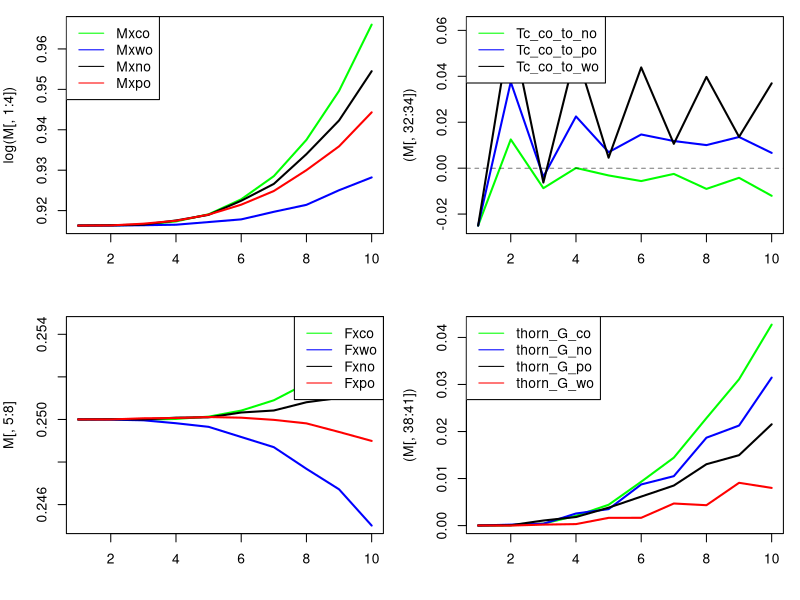
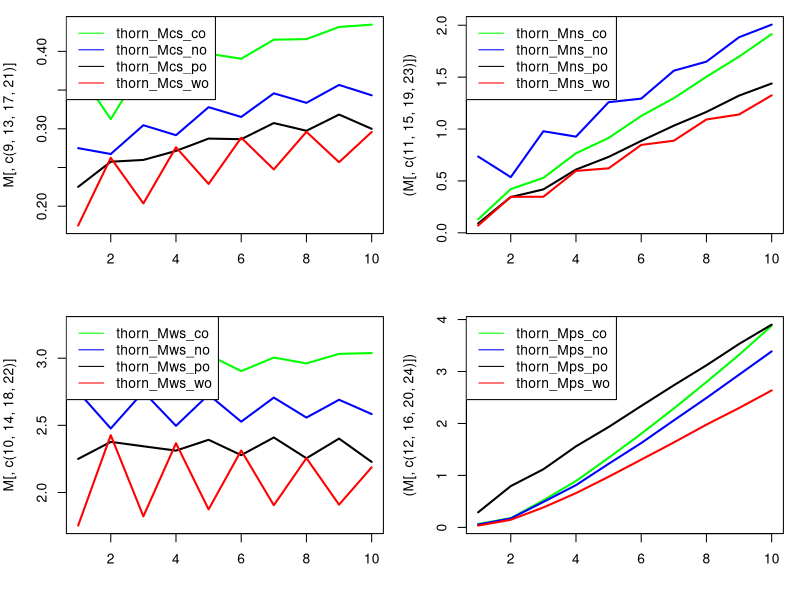

Write the R code that produced these figures, in order.
# R version of Thornley allcoation model (TAM) as in Thornley and Parsons 2014. J. Theor. Biol. 342: 1-14
# Rewritten to include elements of Thornley 1998 modelling shoot-root relations. The only way forward (https://doi.org/10.1006/anbo.1997.0529) 
# Author: Steven Higgins
# Author: Re-coded to add source sink dynamics and remove predefined allocation by Liam Langan 20.11.2017
# This version with carbon organ, nitrogen organ, phosphorus organ and water organ 
###############################################################################

## LL NOTE for OSX users:
## running "ssh-add ~/.ssh/id_rsa" in the terminal allows RStudio Github communication via the ssh passkey
## 

# Because in TAM allocation coeffs act on Mx the total biomass, there is no need for a storage pool

## initial values for fractions of structural dry matter in shoot, root, mycor
# thorn_Fxsh_t0 = 0.2;
# thorn_Fxrt_t0 = 0.3;
# thorn_Fxmy_t0 = 0.5;
## initial values for mass of structural dry matter in rt, sh, my
size.factor<-0.1;

thorn_Mxco_t0 = 0.25/size.factor;
thorn_Mxno_t0 = 0.25/size.factor;
thorn_Mxpo_t0 = 0.25/size.factor; #Thornley uses has 0.5
thorn_Mxwo_t0 = 0.25/size.factor; #Thornley uses has 0.5

## intitial values for mass of substrates C,N,P for carbon organ
thorn_Mcs_co_t0 = 0.025/size.factor;
thorn_Mns_co_t0 = 0.01/size.factor;
thorn_Mps_co_t0 = 0.005/size.factor;
thorn_Mws_co_t0 = 0.25/size.factor;

## intitial values for mass of substrates C,N,P for nitrogen organ
thorn_Mcs_no_t0 = 0.025/size.factor;
thorn_Mns_no_t0 = 0.01/size.factor;
thorn_Mps_no_t0 = 0.005/size.factor;
thorn_Mws_no_t0 = 0.25/size.factor;

## intitial values for mass of substrates C,N,P for phosphorus organ
thorn_Mcs_po_t0 = 0.025/size.factor;
thorn_Mns_po_t0 = 0.01/size.factor;
thorn_Mps_po_t0 = 0.005/size.factor;
thorn_Mws_po_t0 = 0.25/size.factor;

## intitial values for mass of substrates C,N,P for water organ
thorn_Mcs_wo_t0 = 0.025/size.factor;
thorn_Mns_wo_t0 = 0.01/size.factor;
thorn_Mps_wo_t0 = 0.005/size.factor;
thorn_Mws_wo_t0 = 0.25/size.factor;

## upktake rates of C,N,P

#default to go back to
base =  0.0002*100; #aDGVM produces numbers around 0.00001 to 0.001 for C_net/plant_mass
thorn_Kc  = base*1.0;
thorn_Kw  = 0.0015;
thorn_Kn  = 0.25;
thorn_Kp  = 0.1;
# thorn_Kw  = base*0.0015;
# thorn_Kn  = base*0.25;
# thorn_Kp  = base*0.1;

#fiddle with these ones
#genernally varying these K by factors of 10% to 200% is probably what we want to do to represent
#limitation/abundance of carbon, water, N, P.
#play with these to convince yourself that allocation responds as you would expect to variation in uptake parameters
#I think its possible to get the model to produce reasonable C:N and N:P ratios

#base =  0.0002*100; #TTR numbers around 0.00001 to 0.001
#thorn_Kc  = base*1.0; #TTR numbers around 0.00001 to 0.001
#thorn_Kw  = base*0.00015;
#thorn_Kn  = base*0.25;
#thorn_Kp  = base*0.1;

#product inhibittion, not used
#thorn_Jcs = 0.03;
#thorn_Jns = 0.01;
#thorn_Jps = 0.005;
#thorn_Jws = 0.003;


## Fractions of C, N, P in structural dry matter 
#first three are as in Thornley, Fwx is calibrated, higher values do not work
# so Fwx is artificial. Maybe we have to think of this as water used in metabolism?
thorn_Fcx = 0.4;
thorn_Fnx = 0.02;
thorn_Fpx = 0.005;
thorn_Fwx = 0.0001;


## other constants
thorn_q = 0.5;     #control parameter for allocation
#thorn_Kg = 200	; #structural growth rate constant; Thornley uses 200000
thorn_Kg = 0.1	; #structural growth rate constant; Thornley uses 200000

mycol=c("green","blue","black","red")

#---start model----

#set initial states
#for aDGVM this will have to go in the section that creates a new individual
## STATE VARIABLE initial values for mass of structural dry matter in rt, sh, my
thorn_Mxco = thorn_Mxco_t0;
thorn_Mxwo = thorn_Mxwo_t0;
thorn_Mxno = thorn_Mxno_t0;
thorn_Mxpo = thorn_Mxpo_t0;
## STATE VARIABLE initial values for mass of substrate C,N,P
thorn_Mcs_co = thorn_Mcs_co_t0;
thorn_Mns_co = thorn_Mns_co_t0;
thorn_Mps_co = thorn_Mps_co_t0;
thorn_Mws_co = thorn_Mws_co_t0;

thorn_Mcs_no = thorn_Mcs_no_t0;
thorn_Mns_no = thorn_Mns_no_t0;
thorn_Mps_no = thorn_Mps_no_t0;
thorn_Mws_no = thorn_Mws_no_t0;

thorn_Mcs_po = thorn_Mcs_po_t0;
thorn_Mns_po = thorn_Mns_po_t0;
thorn_Mps_po = thorn_Mps_po_t0;
thorn_Mws_po = thorn_Mws_po_t0;

thorn_Mcs_wo = thorn_Mcs_po_t0;
thorn_Mns_wo = thorn_Mns_po_t0;
thorn_Mps_wo = thorn_Mps_po_t0;
thorn_Mws_wo = thorn_Mws_po_t0;

thorn_Mx_t0 = thorn_Mxco_t0 + thorn_Mxno_t0 + thorn_Mxpo_t0 + thorn_Mxwo_t0;

## AUX VARIABLE initial values for concentrations of substrates C,N,P
thorn_Cs_co = thorn_Mcs_co_t0/thorn_Mxco;
thorn_Ns_co = thorn_Mns_co_t0/thorn_Mxco;
thorn_Ps_co = thorn_Mps_co_t0/thorn_Mxco;
thorn_Ws_co = thorn_Mws_co_t0/thorn_Mxco;

thorn_Cs_no = thorn_Mcs_no_t0/thorn_Mxno;
thorn_Ns_no = thorn_Mns_no_t0/thorn_Mxno;
thorn_Ps_no = thorn_Mps_no_t0/thorn_Mxno;
thorn_Ws_no = thorn_Mws_no_t0/thorn_Mxno;

thorn_Cs_po = thorn_Mcs_po_t0/thorn_Mxpo;
thorn_Ns_po = thorn_Mns_po_t0/thorn_Mxpo;
thorn_Ps_po = thorn_Mps_po_t0/thorn_Mxpo;
thorn_Ws_po = thorn_Mws_po_t0/thorn_Mxpo;

thorn_Cs_wo = thorn_Mcs_wo_t0/thorn_Mxwo;
thorn_Ns_wo = thorn_Mns_wo_t0/thorn_Mxwo;
thorn_Ps_wo = thorn_Mps_wo_t0/thorn_Mxwo;
thorn_Ws_wo = thorn_Mws_wo_t0/thorn_Mxwo;

## AUX VARIABLE initial values for fractions of structural dry matter in shoot, root, mycor
thorn_Fxco = thorn_Mxco_t0/thorn_Mx_t0;
thorn_Fxwo = thorn_Mxwo_t0/thorn_Mx_t0;
thorn_Fxno = thorn_Mxno_t0/thorn_Mx_t0;
thorn_Fxpo = thorn_Mxpo_t0/thorn_Mx_t0;


#R only make a matrix to store the variables for plotting
#n.steps<-360*10
n.steps<-10
M<-matrix(0,nrow=n.steps,ncol=41)


## the for loop
for(i in 1:n.steps) {
  
  thorn_Mx = thorn_Mxco + thorn_Mxwo + thorn_Mxno + thorn_Mxpo ; #3
  
  ##---------------------------------------------------------------------------------------------
  ## adding substrate transport between pools following Thornley (1998). Substrates will be transported
  ## between plants compartments based on concentration differences and resistances. 
  ## This avoids the issue of reduced allocation as this model does not allocate growth, growth of each compartment is 
  ## indipenaent of the others but it allows every compartment to be both a source and a sink. Should an individual be top-killed
  ## i.e. loss of the carbon organ and substrates contained within, C, N, P and W will be transported from all other organs until 
  ## there is no concentration difference. This increases carbon organ growth and decreases growth in all other compartments. 
  
  # these are specific transport resistances for substrates
  # I'm assuming they are equal for all substrates and transport directions. 
  p_co = p_no = p_po = p_wo =1; # eq.4 Thornley 1998 
  
  q = 1 # eq.4 scaling parameter "which, presumably, is a function of plant architecture" (Thornley 1998)
  
  # Transport resistance of each compartment 
  res_co = p_co / (thorn_Mxco)^q; # eq.4 Thornley 1998 
  res_no = p_no / (thorn_Mxno)^q; # eq.4 Thornley 1998 
  res_po = p_po / (thorn_Mxpo)^q; # eq.4 Thornley 1998 
  res_wo = p_wo / (thorn_Mxwo)^q; # eq.4 Thornley 1998 
  
  # Transport of substrates between compartments. Here I extend Thornley uni-directional model to 
  # make it bi-directional. 
  # NOTE: this is not complete - I need to include transport between other compartments i.e. Po to Wo, Po to No, Wo to No for C,N,P & W.
  
  # carbon transport
  Tc_co_to_no = thorn_Cs_co - thorn_Cs_no / (res_co + res_no) # transport of carbon substrate from the carbon organ to the nitrogen organ
  Tc_co_to_po = thorn_Cs_co - thorn_Cs_po / (res_co + res_po) # transport of carbon substrate from the carbon organ to the phosphorus organ
  Tc_co_to_wo = thorn_Cs_co - thorn_Cs_wo / (res_co + res_wo) # transport of carbon substrate from the carbon organ to the water organ
  
  Tc_no_to_po = thorn_Cs_no - thorn_Cs_po / (res_no + res_po) # transport of carbon substrate from the nitrogen organ to the phosphorus organ
  Tc_no_to_wo = thorn_Cs_no - thorn_Cs_wo / (res_no + res_wo) # transport of carbon substrate from the nitrogen organ to the water organ
  Tc_po_to_wo = thorn_Cs_po - thorn_Cs_wo / (res_po + res_wo) # transport of carbon substrate from the phosphorus organ to the water organ

  print(c("Tc_c_n", "Tc_c_p", "Tc_c_w", "Tc_n_p", "Tc_n_w", "Tc_p_w"))
  print(round(c(Tc_co_to_no, Tc_co_to_po, Tc_co_to_wo, Tc_no_to_po, Tc_no_to_wo, Tc_po_to_wo),2))
  
  # nitrogen transport
  Tn_co_to_no = thorn_Ns_co - thorn_Ns_no / (res_co + res_no) # transport of nitrogen substrate from the carbon organ to the nitrogen organ
  Tn_co_to_po = thorn_Ns_co - thorn_Ns_po / (res_co + res_po) # transport of nitrogen substrate from the carbon organ to the phosphorus organ
  Tn_co_to_wo = thorn_Ns_co - thorn_Ns_wo / (res_co + res_wo) # transport of nitrogen substrate from the carbon organ to the water organ
  
  Tn_no_to_po = thorn_Ns_no - thorn_Ns_po / (res_no + res_po) # transport of nitrogen substrate from the nitrogen organ to the phosphorus organ
  Tn_no_to_wo = thorn_Ns_no - thorn_Ns_wo / (res_no + res_wo) # transport of nitrogen substrate from the nitrogen organ to the water organ
  Tn_po_to_wo = thorn_Ns_po - thorn_Ns_wo / (res_po + res_wo) # transport of nitrogen substrate from the phosphorus organ to the water organ
  # phosphorus transport
  Tp_co_to_no = thorn_Ps_co - thorn_Ps_no / (res_co + res_no) # transport of phosphorus substrate from the carbon organ to the nitrogen organ
  Tp_co_to_po = thorn_Ps_co - thorn_Ps_po / (res_co + res_po) # transport of phosphorus substrate from the carbon organ to the phosphorus organ
  Tp_co_to_wo = thorn_Ps_co - thorn_Ps_wo / (res_co + res_wo) # transport of phosphorus substrate from the carbon organ to the water organ
  
  Tp_no_to_po = thorn_Ps_no - thorn_Ps_po / (res_no + res_po) # transport of phosphorus substrate from the nitrogen organ to the phosphorus organ
  Tp_no_to_wo = thorn_Ps_no - thorn_Ps_wo / (res_no + res_wo) # transport of phosphorus substrate from the nitrogen organ to the water organ
  Tp_po_to_wo = thorn_Ps_po - thorn_Ps_wo / (res_po + res_wo) # transport of phosphorus substrate from the phosphorus organ to the water organ
  # water transport
  Tw_co_to_no = thorn_Ws_co - thorn_Ws_no / (res_co + res_no) # transport of water substrate from the carbon organ to the nitrogen organ
  Tw_co_to_po = thorn_Ws_co - thorn_Ws_po / (res_co + res_po) # transport of water substrate from the carbon organ to the phosphorus organ
  Tw_co_to_wo = thorn_Ws_co - thorn_Ws_wo / (res_co + res_wo) # transport of water substrate from the carbon organ to the water organ
  
  Tw_no_to_po = thorn_Ws_no - thorn_Ws_po / (res_no + res_po) # transport of water substrate from the carbon organ to the nitrogen organ
  Tw_no_to_wo = thorn_Ws_no - thorn_Ws_wo / (res_no + res_wo) # transport of water substrate from the carbon organ to the phosphorus organ
  Tw_po_to_wo = thorn_Ws_po - thorn_Ws_wo / (res_po + res_wo) # transport of water substrate from the carbon organ to the water organ
  ##---------------------------------------------------------------------------------------------
  # print(round(c(thorn_lambda_sh,thorn_lambda_rt,thorn_lambda_my,thorn_lambda_rw),2))
  # print(sum(c(thorn_lambda_sh,thorn_lambda_rt,thorn_lambda_my,thorn_lambda_rw)))
  ## do I need to redefine this for each compartment? yes yes I do... no no I dont
  thorn_Uc = thorn_Kc * thorn_Mxco;
  thorn_Un = thorn_Kn * thorn_Mxno;
  thorn_Up = thorn_Kp * thorn_Mxpo;
  thorn_Uw = thorn_Kw * thorn_Mxwo;
  
  ## make sure thorn_G is the right size. you can get this right through thorn_Kg which is a pure calibration parameter, 
  ## but also by making sure the substrate cocentrations are reasonable
  thorn_G_co = thorn_Kg*thorn_Mxco*thorn_Cs_co*thorn_Ns_co*thorn_Ps_co*thorn_Ws_co ; # see 13 and 12
  thorn_G_no = thorn_Kg*thorn_Mxno*thorn_Cs_no*thorn_Ns_no*thorn_Ps_no*thorn_Ws_no ; # see 13 and 12
  thorn_G_po = thorn_Kg*thorn_Mxpo*thorn_Cs_po*thorn_Ns_po*thorn_Ps_po*thorn_Ws_po ; # see 13 and 12
  thorn_G_wo = thorn_Kg*thorn_Mxwo*thorn_Cs_wo*thorn_Ns_wo*thorn_Ps_wo*thorn_Ws_wo ; # see 13 and 12
  
  thorn_Mcs_co = max(0.0001, thorn_Mcs_co + thorn_Uc - thorn_Fcx * thorn_G_co - Tc_co_to_no - Tc_co_to_po - Tc_co_to_wo);
  thorn_Mns_co = max(0.0001, thorn_Mns_co - thorn_Fnx * thorn_G_co - Tn_co_to_no - Tn_co_to_po - Tn_co_to_wo);
  thorn_Mps_co = max(0.0001, thorn_Mps_co - thorn_Fpx * thorn_G_co - Tp_co_to_no - Tp_co_to_po - Tp_co_to_wo);
  thorn_Mws_co = max(0.0001, thorn_Mws_co - thorn_Fwx * thorn_G_co - Tw_co_to_no - Tw_co_to_po - Tw_co_to_wo);
  
  thorn_Mcs_no = max(0.0001, thorn_Mcs_no - thorn_Fcx * thorn_G_no - Tc_no_to_po - Tc_no_to_wo + Tc_co_to_no);
  thorn_Mns_no = max(0.0001, thorn_Mns_no + thorn_Un - thorn_Fnx * thorn_G_no + Tn_co_to_no - Tn_no_to_po - Tn_no_to_wo);
  thorn_Mps_no = max(0.0001, thorn_Mps_no - thorn_Fpx * thorn_G_no - Tp_no_to_po - Tp_no_to_wo + Tp_co_to_no);
  thorn_Mws_no = max(0.0001, thorn_Mws_no - thorn_Fwx * thorn_G_no - Tw_no_to_po - Tw_no_to_wo + Tw_co_to_no);
  
  thorn_Mcs_po = max(0.0001, thorn_Mcs_po - thorn_Fcx * thorn_G_po - Tc_po_to_wo + Tc_no_to_po + Tc_co_to_po);
  thorn_Mns_po = max(0.0001, thorn_Mns_po - thorn_Fnx * thorn_G_po - Tn_po_to_wo + Tn_no_to_po + Tn_co_to_po);
  thorn_Mps_po = max(0.0001, thorn_Mps_po + thorn_Up - thorn_Fnx * thorn_G_po - Tn_po_to_wo + Tn_no_to_po + Tn_co_to_po);
  thorn_Mws_po = max(0.0001, thorn_Mws_po - thorn_Fwx * thorn_G_po - Tw_po_to_wo + Tw_no_to_po + Tw_co_to_po);
  
  thorn_Mcs_wo = max(0.0001, thorn_Mcs_wo - thorn_Fcx * thorn_G_wo + Tc_co_to_wo + Tc_no_to_wo + Tc_po_to_wo);
  thorn_Mns_wo = max(0.0001, thorn_Mns_wo - thorn_Fnx * thorn_G_wo + Tn_co_to_wo + Tn_no_to_wo + Tn_po_to_wo);
  thorn_Mps_wo = max(0.0001, thorn_Mps_wo - thorn_Fpx * thorn_G_wo + Tp_co_to_wo + Tp_no_to_wo + Tp_po_to_wo);
  thorn_Mws_wo = max(0.0001, thorn_Mws_wo + thorn_Uw - thorn_Fwx * thorn_G_wo + Tw_co_to_wo + Tw_no_to_wo + Tw_po_to_wo);
  
  # thorn_Mcs = max(0, thorn_Mcs + thorn_Uc - thorn_Fcx * thorn_G); # 12
  # thorn_Mns = max(0, thorn_Mns + thorn_Un - thorn_Fnx * thorn_G); # 12
  # thorn_Mps = max(0, thorn_Mps + thorn_Up - thorn_Fpx * thorn_G); # 12
  # thorn_Mws = max(0, thorn_Mws + thorn_Uw - thorn_Fwx * thorn_G); # 12
  
  thorn_Mxco = max(0.0001, thorn_Mxco + thorn_G_co) ;# 13
  thorn_Mxno = max(0.0001, thorn_Mxno + thorn_G_no) ;# 13
  thorn_Mxpo = max(0.0001, thorn_Mxpo + thorn_G_po) ;# 13
  thorn_Mxwo = max(0.0001, thorn_Mxwo + thorn_G_wo) ;# 13
  
  thorn_Mx = thorn_Mxco + thorn_Mxwo + thorn_Mxno + thorn_Mxpo ; #3
  
  # thorn_Uc = (thorn_Kc * thorn_Mxco) / (1 + thorn_Cs/thorn_Jcs)
  # thorn_Uw = (thorn_Kw * thorn_Mxwo) / (1 + thorn_Ws/thorn_Jws)
  # thorn_Un = (thorn_Kn * thorn_Mxno) / (1 + thorn_Ns/thorn_Jns)
  # thorn_Up = (thorn_Kp * thorn_Mxpo) / (1 + thorn_Ps/thorn_Jps)
  
  #use this code to simulate a loss in shoots e.g in fire
  # if(i == 1000)
  # {
  # 	thorn_Mxco = thorn_Mxco*0.5;
  # 	thorn_Mcs = thorn_Mcs*0.5;
  # 	thorn_Mns = thorn_Mns*0.5;
  #  thorn_Mps = thorn_Mps*0.5;
  # 	thorn_Mws = thorn_Mws*0.5;
  # }
  
  thorn_Cs_co = thorn_Mcs_co/thorn_Mxco; #2
  thorn_Ns_co = thorn_Mns_co/thorn_Mxco; #2
  thorn_Ps_co = thorn_Mps_co/thorn_Mxco; #2
  thorn_Ws_co = thorn_Mws_co/thorn_Mxco; #2
  
  thorn_Cs_no = thorn_Mcs_no/thorn_Mxno; #2
  thorn_Ns_no = thorn_Mns_no/thorn_Mxno; #2
  thorn_Ps_no = thorn_Mps_no/thorn_Mxno; #2
  thorn_Ws_no = thorn_Mws_no/thorn_Mxno; #2
  
  thorn_Cs_po = thorn_Mcs_po/thorn_Mxpo; #2
  thorn_Ns_po = thorn_Mns_po/thorn_Mxpo; #2
  thorn_Ps_po = thorn_Mps_po/thorn_Mxpo; #2
  thorn_Ws_po = thorn_Mws_po/thorn_Mxpo; #2
  
  thorn_Cs_wo = thorn_Mcs_wo/thorn_Mxwo; #2
  thorn_Ns_wo = thorn_Mns_wo/thorn_Mxwo; #2
  thorn_Ps_wo = thorn_Mps_wo/thorn_Mxwo; #2
  thorn_Ws_wo = thorn_Mws_wo/thorn_Mxwo; #2
  
  thorn_Fxco = thorn_Mxco/thorn_Mx; #4
  thorn_Fxwo = thorn_Mxwo/thorn_Mx; #4
  thorn_Fxno = thorn_Mxno/thorn_Mx; #4
  thorn_Fxpo = thorn_Mxpo/thorn_Mx; #4
  
  M[i,1] <- thorn_Mxco
  M[i,2] <- thorn_Mxwo
  M[i,3] <- thorn_Mxno
  M[i,4] <- thorn_Mxpo
  
  M[i,5] <- thorn_Fxco
  M[i,6] <- thorn_Fxwo
  M[i,7] <- thorn_Fxno
  M[i,8] <- thorn_Fxpo
  
  M[i,9]  <- thorn_Mcs_co
  M[i,10] <- thorn_Mws_co
  M[i,11] <- thorn_Mns_co
  M[i,12] <- thorn_Mps_co
  
  M[i,13] <- thorn_Mcs_no
  M[i,14] <- thorn_Mws_no
  M[i,15] <- thorn_Mns_no
  M[i,16] <- thorn_Mps_no

  M[i,17] <- thorn_Mcs_po
  M[i,18] <- thorn_Mws_po
  M[i,19] <- thorn_Mns_po
  M[i,20] <- thorn_Mps_po

  M[i,21] <- thorn_Mcs_wo
  M[i,22] <- thorn_Mws_wo
  M[i,23] <- thorn_Mns_wo
  M[i,24] <- thorn_Mps_wo
  
  M[i,25] <- thorn_Cs_co
  M[i,26] <- thorn_Ws_co
  M[i,27] <- thorn_Ns_co
  M[i,28] <- thorn_Ps_co
  
  M[i,29] <- thorn_Cs_co/thorn_Ns_co
  M[i,30] <- thorn_Cs_co/thorn_Ps_co
  M[i,31] <- thorn_Ns_co/thorn_Ps_co
  
  M[i,32] <- Tc_co_to_no
  M[i,33] <- Tc_co_to_po
  M[i,34] <- Tc_co_to_wo
  M[i,35] <- Tc_no_to_po
  M[i,36] <- Tc_no_to_wo
  M[i,37] <- Tc_po_to_wo
  
  M[i,38] <- thorn_G_co
  M[i,39] <- thorn_G_no
  M[i,40] <- thorn_G_po
  M[i,41] <- thorn_G_wo
  
}
colnames(M)<-c(
   "Mxco"
  ,"Mxwo"
  ,"Mxno"
  ,"Mxpo"
  ,"Fxco"
  ,"Fxwo"
  ,"Fxno"
  ,"Fxpo"
  ,"thorn_Mcs_co"
  ,"thorn_Mws_co"
  ,"thorn_Mns_co"
  ,"thorn_Mps_co"
  ,"thorn_Mcs_no"
  ,"thorn_Mws_no"
  ,"thorn_Mns_no"
  ,"thorn_Mps_no"
  ,"thorn_Mcs_po"
  ,"thorn_Mws_po"
  ,"thorn_Mns_po"
  ,"thorn_Mps_po"
  ,"thorn_Mcs_wo"
  ,"thorn_Mws_wo"
  ,"thorn_Mns_wo"
  ,"thorn_Mps_wo"
  ,"Cs_co"
  ,"Ws_co"
  ,"Ns_co"
  ,"Ps_co"
  ,"C:N_co"
  ,"C:p_co"
  ,"N:P_co"
  ,"Tc_co_to_no"
  ,"Tc_co_to_po"
  ,"Tc_co_to_wo"
  ,"Tc_no_to_po"
  ,"Tc_no_to_wo"
  ,"Tc_po_to_wo"
  ,"thorn_G_co"
  ,"thorn_G_no"
  ,"thorn_G_po"
  ,"thorn_G_wo")



#matplot(M[,5:10],type="l",lty=c(rep(1,3),rep(2,3)),col=1:3,lwd=2)
#legend("topleft",col=1:3,lty=c(rep(1,3),rep(2,3)),legend=colnames(M)[5:10])
graphics.off()
pdf( file="TAM_removing_CO_source_sink.pdf", height=6, width=8 )
par( mar=c(4,4,1,1) )
#dev.new(width=15,height=7)
par(mfcol=c(2,2))

matplot(log(M[,1:4]),type="l",lty=c(rep(1,4)),col=mycol,lwd=2)
legend("topleft",col=mycol[c(1:4)],lty=c(rep(1,4)),legend=colnames(M)[c(1:4)],cex=1.0)

matplot(M[,5:8],type="l",lty=c(rep(1,4)),col=mycol,lwd=2,add=F)
legend("topright",col=mycol[c(1:4,1:4)],lty=c(rep(1,4),rep(2,4)),legend=colnames(M)[5:8],cex=1.0)

matplot((M[,32:34]),type="l",lty=c(rep(1,4)),col=mycol[1:4],lwd=2,add=F)
abline(h=0, lty=2, lwd=0.5)
legend("topleft",col=mycol[1:4],lty=c(rep(1,4)),legend=colnames(M)[c(32:34)],cex=1.0)

matplot((M[,38:41]),type="l",lty=c(rep(1,4)),col=mycol[1:4],lwd=2,add=F)
legend("topleft",col=mycol[1:4],lty=c(rep(1,4)),legend=colnames(M)[c(38:41)],cex=1.0)

graphics.off()


graphics.off()
pdf( file="TAM_removing_CO_source_sink_substrate_concentrations.pdf", height=6, width=8 )
par( mar=c(4,4,1,1) )
#dev.new(width=15,height=7)
par(mfcol=c(2,2))

matplot(M[,c(9, 13, 17, 21)],type="l",lty=c(rep(1,4)),col=mycol,lwd=2,add=F)
legend("topleft",col=mycol[c(1:4)],lty=c(rep(1,4)),legend=colnames(M)[c(9, 13, 17, 21)],cex=1.0)

matplot(M[,c(10, 14, 18, 22)],type="l",lty=c(rep(1,4)),col=mycol,lwd=2,add=F)
legend("topleft",col=mycol[c(1:4)],lty=c(rep(1,4)),legend=colnames(M)[c(10, 14, 18, 22)],cex=1.0)

matplot((M[,c(11, 15, 19, 23)]),type="l",lty=c(rep(1,4)),col=mycol,lwd=2,add=F)
legend("topleft",col=mycol,lty=c(rep(1,4)),legend=colnames(M)[c(11, 15, 19, 23)],cex=1.0)

matplot((M[,c(12, 16, 20, 24)]),type="l",lty=c(rep(1,4)),col=mycol,lwd=2,add=F)
legend("topleft",col=mycol,lty=c(rep(1,4)),legend=colnames(M)[c(12, 16, 20, 24)],cex=1.0)

graphics.off()


print(tail(M))

# 
# evapotr_ = 0 #53629576106646967e-06
# stom_cond_tmp = -1.0656466997716052e-12
# boul_cond_tmp = 0.010730861431038661
# hum = 0.6
# eS = 3.6
# crown_area_0_ = 0.2
# lai_ = 0.01
# 
# leaf_helper =  log( (evapotr_/(crown_area_0_*lai_) *(1./(stom_cond_tmp*1000.)+1./(boul_cond_tmp*1000.) ) + hum*eS)/0.6108 );
# leaf_temp_ = 237.3*leaf_helper/(17.27-leaf_helper);
# 
# print(c(leaf_helper,leaf_temp_))


# OK I think I have it sorted now - at least in the R code I now have TAM working with a third substrate pool = water. Now roots take up water, C and P. The model behaves qualitatively as before. Now however one has to be a bit more careful about parameters - there is simply a smaller area of parameter space where the model "works". This is something that will come to bite us when we move to having uptake rates of N and P being a fxn of soil N and P.
# 
# In the R code I now have a thorn_Kw parameter which is essentially the uptake rate of water by root biomass. We (you) need to figure out how to multiply this by some water availability variable. If you can supply me with a a variable on a zero to one scale that you like (it should be something that inspires plants to allocate more to roots). Also remember that we already have water limiting As. So what we really want here is an indicator of a "need" to allocate to roots. Note that in TAM if water limits As, it limits carbon uptake which should inspire more shoots. So we might want to make the TAM's As not water limited. Water limitation will naturally come into play though since the water concentration in TAM will limit the growth parameter.
#  
# Anyhow sorry about the dense text. What I need for now is the "water availability factor"
